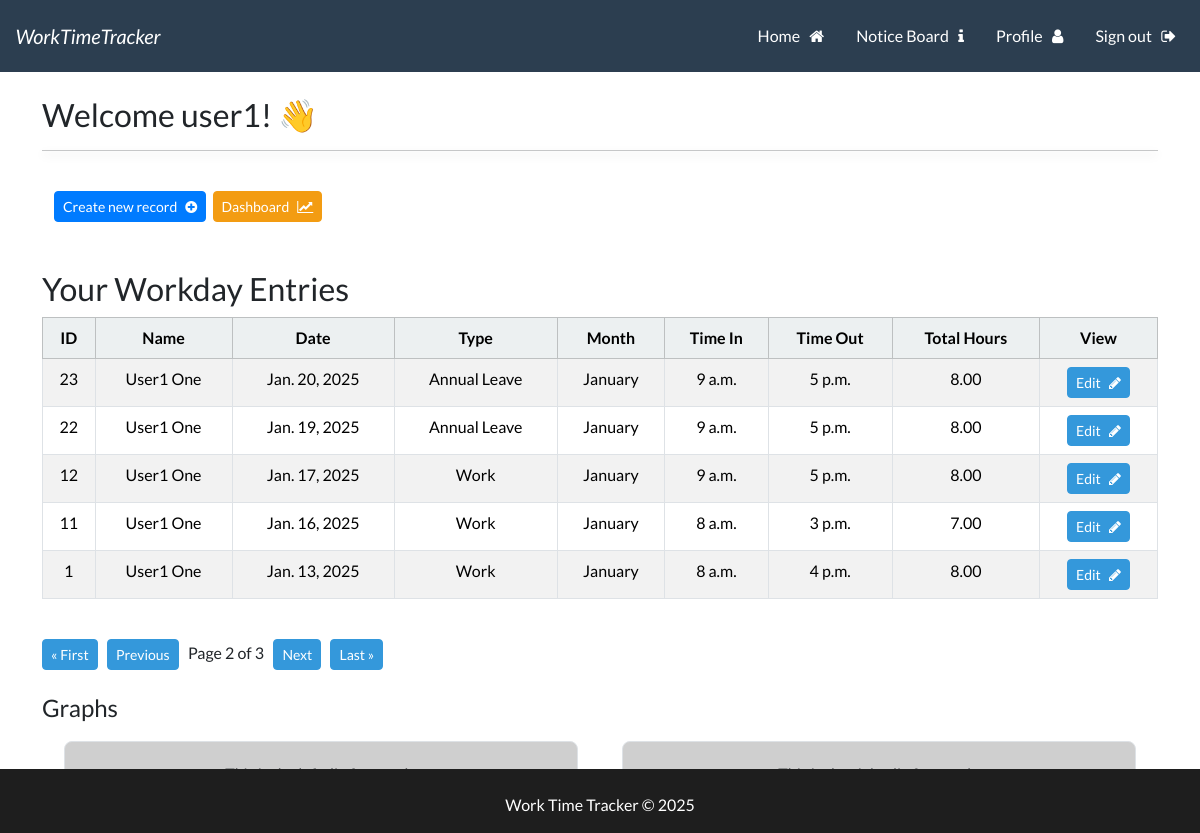
The app's page /wttapp?page=2 (signed in) with its own data.
### wttapp/models.py (models this page shows, shortened)
class Workday(models.Model):
    user = models.ForeignKey(User, related_name='user_workdays', on_delete=models.CASCADE)
    WORKDAY_TYPE_CHOICES = [
        ('Work', 'Work'),
        ('Sick Leave', 'Sick Leave'),
        ('Annual Leave', 'Annual Leave'),
        ('Bank Holiday', 'Bank Holiday'),
    ]
    MONTH_CHOICES = [
        ('January', 'January'),
        ('February', 'February'),
        ('March', 'March'),
        ('April', 'April'),
        ('May', 'May'),
        ('June', 'June'),
        ('July', 'July'),
        ('August', 'August'),
        ('September', 'September'),
        ('October', 'October'),
        ('November', 'November'),
        ('December', 'December'),
    ]
    id = models.AutoField(primary_key=True)
    date = models.DateField()
    year = models.IntegerField(default=datetime.now().year)
    month = models.CharField(
        max_length=20,
        choices=MONTH_CHOICES,
        default=get_current_month,
    )
    workday_type = models.CharField(
        max_length=20,
        choices=WORKDAY_TYPE_CHOICES,
        default='Work',
    )
    time_in = models.TimeField(blank=True, null=True)
    time_out = models.TimeField(blank=True, null=True)
    @property
    def total_hours(self):
        if self.time_in and self.time_out:
            time_in_dt = datetime.combine(date.today(), self.time_in)
            time_out_dt = datetime.combine(date.today(), self.time_out)
            time_diff = time_out_dt - time_in_dt
            return time_diff.total_seconds() / 3600  # Convert seconds to hours
        return 0

### UserLogin/models.py (models this page shows, shortened)
class UserProfile(models.Model):
    user = models.OneToOneField(User, related_name='user_profile', on_delete=models.CASCADE)
    username = models.CharField(max_length=150, editable=False)  # Automatically populated
    firstname = models.CharField(max_length=30, null=False, editable=True)  # Automatically populated
    lastname = models.CharField(max_length=150, null=False, editable=True)  # Automatically populated
    email = models.EmailField(null=True, editable=True)  # Automatically populated
    emergency_contact = models.CharField(max_length=100, blank=True, null=True, help_text="Emergency contact name and number.")
    manager_name = models.ForeignKey(
        User,
        related_name='user_manager',
        on_delete=models.SET_NULL,
        blank=True,
        null=True,
    )
    POSITION_CHOICES = [
        ('Staff', 'Staff'),
        ('Manager', 'Manager'),
        ('System Admin', 'System Admin'),
    ]
    position = models.CharField(
        max_length=20,
        choices=POSITION_CHOICES,
        default='Staff',
        help_text="This can be edited by your manager or System admin."
    )
    STATUS_CHOICES = [
        ('Active', 'Active'),
        ('Former', 'Former'),
    ]
    status = models.CharField(
        max_length=10,
        choices=STATUS_CHOICES,
        default='Active',
        help_text="User status (Active or Former)."
    )
    profile_picture = models.ImageField(upload_to='profile_pictures', blank=True, null=True)

### wttapp/views.py (the view)
# urls.py: 2. Add a URL to urlpatterns:  path('', views.home, name='home')
@login_required
def home(request):
    user_profile = UserProfile.objects.get(user=request.user)
    if user_profile.status == 'Active' and user_profile.position in ['System Admin', 'Manager']:
        records_list = Workday.objects.select_related('user__user_profile').all().order_by('-date')  # Show all records
    else:
        records_list = Workday.objects.select_related('user__user_profile').filter(user=request.user).order_by('-date')  # Show only the user's records
    paginator = Paginator(records_list, 5)  # Show 5 records per page
    page = request.GET.get('page', 1)  # Get the current page number from the request
    try:
        records = paginator.page(page)
    except PageNotAnInteger:
        records = paginator.page(1)
    except EmptyPage:
        records = paginator.page(paginator.num_pages)
    return render(request, 'wttapp/home.html', {'records': records, 'user_profile': user_profile})

### templates/wttapp/home.html (shortened to what this page needs)
{% extends 'base.html' %}
{% load static %}
{% block content %}
<h3> Welcome {{user}}! 👋 </h3>
<hr>
<br>
<div class="container-fluid">
    <div class="row">
        <div class="col-md-6 col-12">
                <a class="btn btn-primary btn-sm" href="{% url 'create_record' %}">Create new record &nbsp; <i class="fa fa-plus-circle" aria-hidden="true"></i></a>&nbsp;
                <a class="btn btn-warning btn-sm ml-auto" href="{% url 'dashboard' %}">Dashboard &nbsp; <i class="fa fa-line-chart" aria-hidden="true"></i></a>
        </div>
    </div>
</div>
<br><br>
{% if user_profile.status == 'Active' and user_profile.position in 'System Admin Manager' %}
    <h3>All Workday Entries</h3>
{% else %}
    <h3>Your Workday Entries</h3>
{% endif %}
<table class="table table-hover table-striped  table-bordered text-center">
    <thead class="table-light">
        <tr>
            <th scope="col">ID</th>
            <th scope="col">Name</th>
            <th scope="col">Date</th>
            <th scope="col">Type</th>
            <th scope="col">Month</th>
            <th scope="col">Time In</th>
            <th scope="col">Time Out</th>
            <th scope="col">Total Hours</th>
            <th scope="col">View</th>
        </tr>
    </thead>
    <tbody>
        {% if records %}
        {% for record in records %}
        <tr>
            <td>{{ record.id }}</td>
            <td>{{ record.user.user_profile.firstname }} {{ record.user.user_profile.lastname }} </td>
            <td>{{ record.date }}</td>
            <td>{{ record.get_workday_type_display }}</td>
            <td>{{ record.get_month_display }}</td>
            <td>{{ record.time_in }}</td>
            <td>{{ record.time_out }}</td>
            <td>{{ record.total_hours|floatformat:2 }}</td>
            <td>
                <a href="{% url 'edit_workday' record.id %}" class="btn btn-info btn-sm">Edit &nbsp; <i class="fa fa-pencil" aria-hidden="true"></i></a>
        </tr>
        {% endfor %}
        {% endif %}
    </tbody>
</table>
<br>
<div class="pagination">
    <span class="step-links">
        {% if records.has_previous %}
        <a class="btn btn-info btn-sm btn-info" href="?page=1">&laquo; First</a> &nbsp;
        <a class="btn btn-info btn-sm btn-info" href="?page={{ records.previous_page_number }}">Previous</a> &nbsp;
        {% endif %}
        <span class="current">
            Page {{ records.number }} of {{ records.paginator.num_pages }} &nbsp;
        </span>
        {% if records.has_next %}
        <a class="btn btn-info btn-sm btn-secondary" href="?page={{ records.next_page_number }}">Next</a> &nbsp;
        <a class="btn btn-info btn-sm btn-secondary" href="?page={{ records.paginator.num_pages }}">Last &raquo;</a>
        {% endif %}
    </span>
</div>
<br>
<h4>Graphs</h4>
<div class="container-fluid">
    <div class="row">
        <div class="col-md-6 col-12">
            <div class="custom-div">
                <p class="text-muted">This is the left div for graph.</p>
            </div>
        </div>
        <div class="col-md-6 col-12">
            <div class="custom-div">
                <p class="text-muted">This is the right div for pragh. </p>
            </div>
        </div>
    </div>
</div>
{% endblock %}

### static/css/styles.css (style rules this page uses)
hr { box-shadow: 0 4px 10px rgba(0.8, 0.8, 0.8, 0.8); }
a { text-decoration: none; }
html, body { height: 100%; margin: 0; }
.custom-div { background-color: #cfcfcf; border: 1px solid #dee2e6; padding: 20px; margin: 10px; border-radius: 8px; text-align: center; }
.btn-primary { background-color: #007bff; border-color: #007bff; }

### records on screen
Workday: id "23", user.user_profile.firstname "User1", user.user_profile.lastname "One", date "Jan. 20, 2025", workday_type "Annual Leave", month "January", time_in "9 a.m.", time_out "5 p.m.", total_hours "8.00"
Workday: id "22", user.user_profile.firstname "User1", user.user_profile.lastname "One", date "Jan. 19, 2025", workday_type "Annual Leave", month "January", time_in "9 a.m.", time_out "5 p.m.", total_hours "8.00"
Workday: id "12", user.user_profile.firstname "User1", user.user_profile.lastname "One", date "Jan. 17, 2025", workday_type "Work", month "January", time_in "9 a.m.", time_out "5 p.m.", total_hours "8.00"
Workday: id "11", user.user_profile.firstname "User1", user.user_profile.lastname "One", date "Jan. 16, 2025", workday_type "Work", month "January", time_in "8 a.m.", time_out "3 p.m.", total_hours "7.00"
Workday: id "1", user.user_profile.firstname "User1", user.user_profile.lastname "One", date "Jan. 13, 2025", workday_type "Work", month "January", time_in "8 a.m.", time_out "4 p.m.", total_hours "8.00"

### other values on screen
{{ user }} "user1"
{{ records.number }} "2"
{{ records.paginator.num_pages }} "3"
